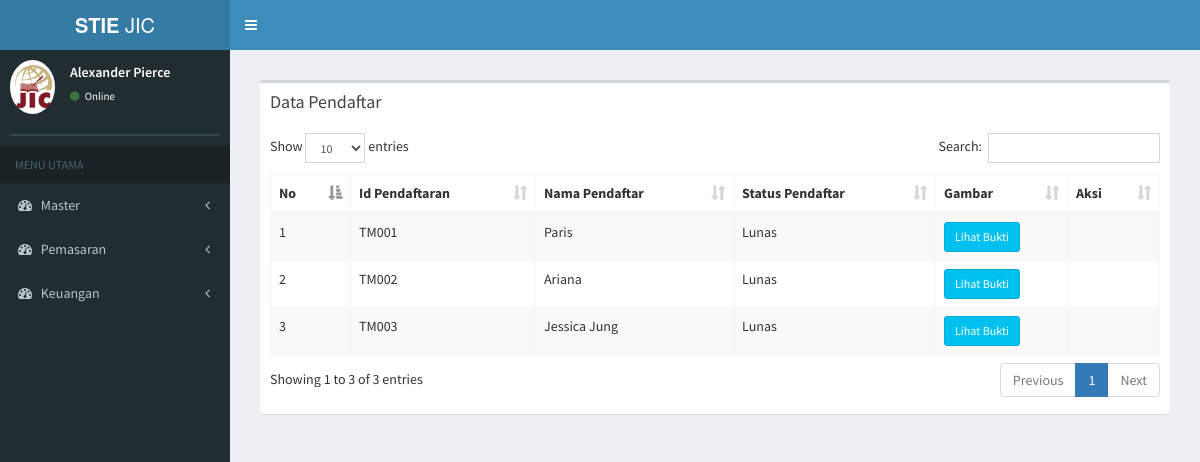
/index.php/finance/data_lunas, run on an earlier commit of the app's database.
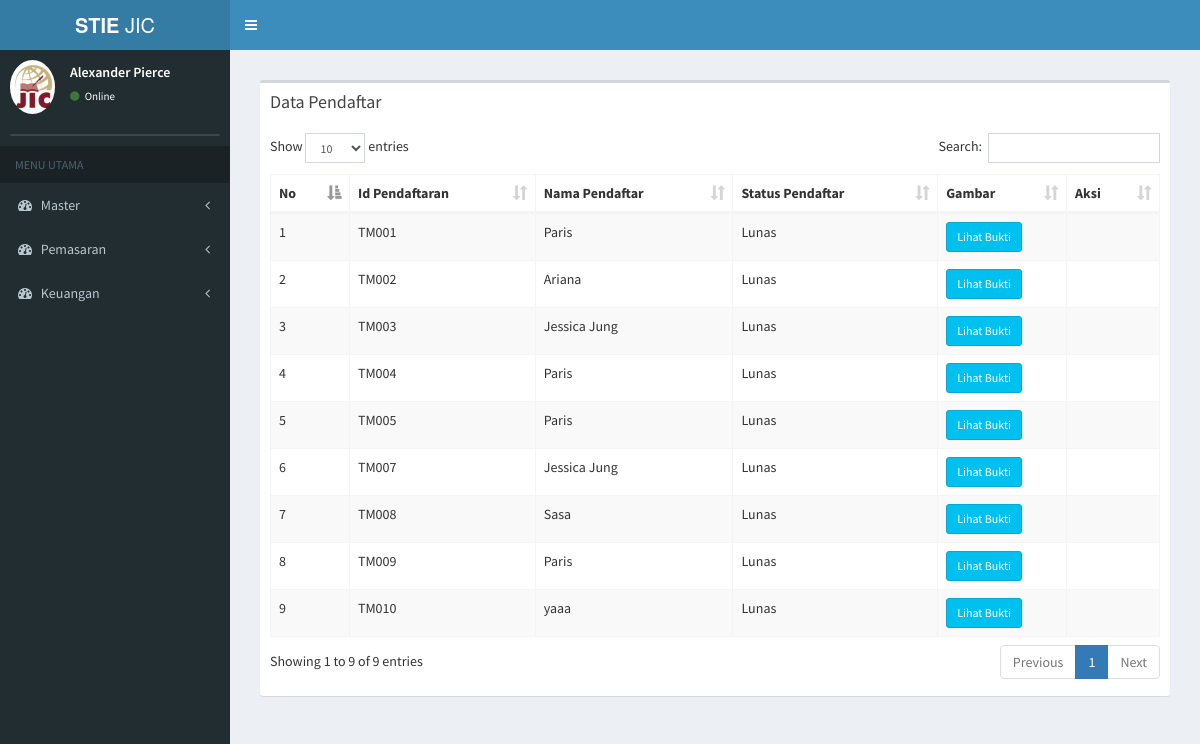
And on a later commit of the database.
### tables this page shows
CREATE TABLE `tb_pendaftaran` (
  `id_pendaftaran` varchar(6) NOT NULL,
  `tanggal_pendaftaran` date NOT NULL,
  `nama_pendaftar` varchar(50) NOT NULL,
  `jk_pendaftar` varchar(20) NOT NULL,
  `id_sekolah2` varchar(6) NOT NULL,
  `jurusan` varchar(20) NOT NULL,
  `alamat` varchar(100) NOT NULL,
  `email` varchar(30) NOT NULL,
  `no_telp` varchar(15) NOT NULL,
  `waktu` varchar(10) NOT NULL,
  `status_bayar` varchar(20) NOT NULL,
  `id_prodi2` varchar(6) NOT NULL,
  `sumber` varchar(30) NOT NULL,
  `ibu_kandung` varchar(30) NOT NULL,
  `bukti_transfer` text NOT NULL,
  `agama` varchar(10) NOT NULL,
  `id_du2` varchar(6) NOT NULL
);

### application/controllers/finance.php (called while the page is built, shortened)
<?php
class Finance extends CI_Controller {
	public function __construct()
	{
		$this->load->model('finance_model');
	}
	public function data_lunas()
	{
		$data['main_view'] = 'Finance/data_lunas_view';
		$data['mahasiswa'] = $this->finance_model->data_lunas();
		$this->load->view('template', $data);
	}
}

### index.php (called while the page is built, shortened)
<?php
require_once BASEPATH.'core/CodeIgniter.php';

### application/models/finance_model.php (called while the page is built, shortened)
<?php
class Finance_model extends CI_Model {
  public function data_lunas(){
    $query = $this->db->query("SELECT * FROM tb_pendaftaran WHERE status_bayar = 'Lunas' OR status_bayar = 'Daftar Ulang'")->result();
    return $query;
  }
}

### application/views/Finance/data_lunas_view.php (the view, shortened to what this page needs)
<section class="content">
      <div class="row">
        <div class="col-xs-12">
          <div class="box">
            <div class="box-header">
              <h3 class="box-title">Data Pendaftar</h3>
            </div>
            <div class="box-body">
              <table id="example1" class="table table-bordered table-striped">
                <thead>
                <tr>
                  <th>No</th>
                  <th>Id Pendaftaran</th>
                  <th>Nama Pendaftar</th>
                  <th>Status Pendaftar</th>
                  <th>Gambar</th>
                  <th>Aksi</th>
                </tr>
                </thead>
                <tbody>
                <?php
                $no = 0;
                foreach ($mahasiswa as $data) {
                  echo '
                <tr>
                  <td>'.++$no.'</td>
                  <td name="id_pendaftaran">'.$data->id_pendaftaran.'
                  </td>
                  <td>'.$data->nama_pendaftar.'</td>
                  <td>'.$data->status_bayar.'</td>
                  <td> <a href="'.base_url('uploads/'.$data->bukti_transfer).'" class="btn btn-info btn-sm" target="_blank">Lihat Bukti</a>
                  </td>
                  <td>
                ' ;
              }
              ?>
                </tbody>
              </table>
            </div>
          </div>
        </div>
      </div>
    </section>

What changed in the data, as far as the page shows it:
added tb_pendaftaran: id_pendaftaran "TM004", nama_pendaftar "Paris", status_bayar "Lunas"
added tb_pendaftaran: id_pendaftaran "TM005", nama_pendaftar "Paris", status_bayar "Lunas"
added tb_pendaftaran: id_pendaftaran "TM007", nama_pendaftar "Jessica Jung", status_bayar "Lunas"
added tb_pendaftaran: id_pendaftaran "TM008", nama_pendaftar "Sasa", status_bayar "Lunas"
added tb_pendaftaran: id_pendaftaran "TM009", nama_pendaftar "Paris", status_bayar "Lunas"
added tb_pendaftaran: id_pendaftaran "TM010", nama_pendaftar "yaaa", status_bayar "Lunas"
Also different on the page:
text written by a page script: "Show entries Search: Showing 1 to 3 of 3 entries Previous 1 Next" → "Show entries Search: Showing 1 to 9 of 9 entries Previous 1 Next"
